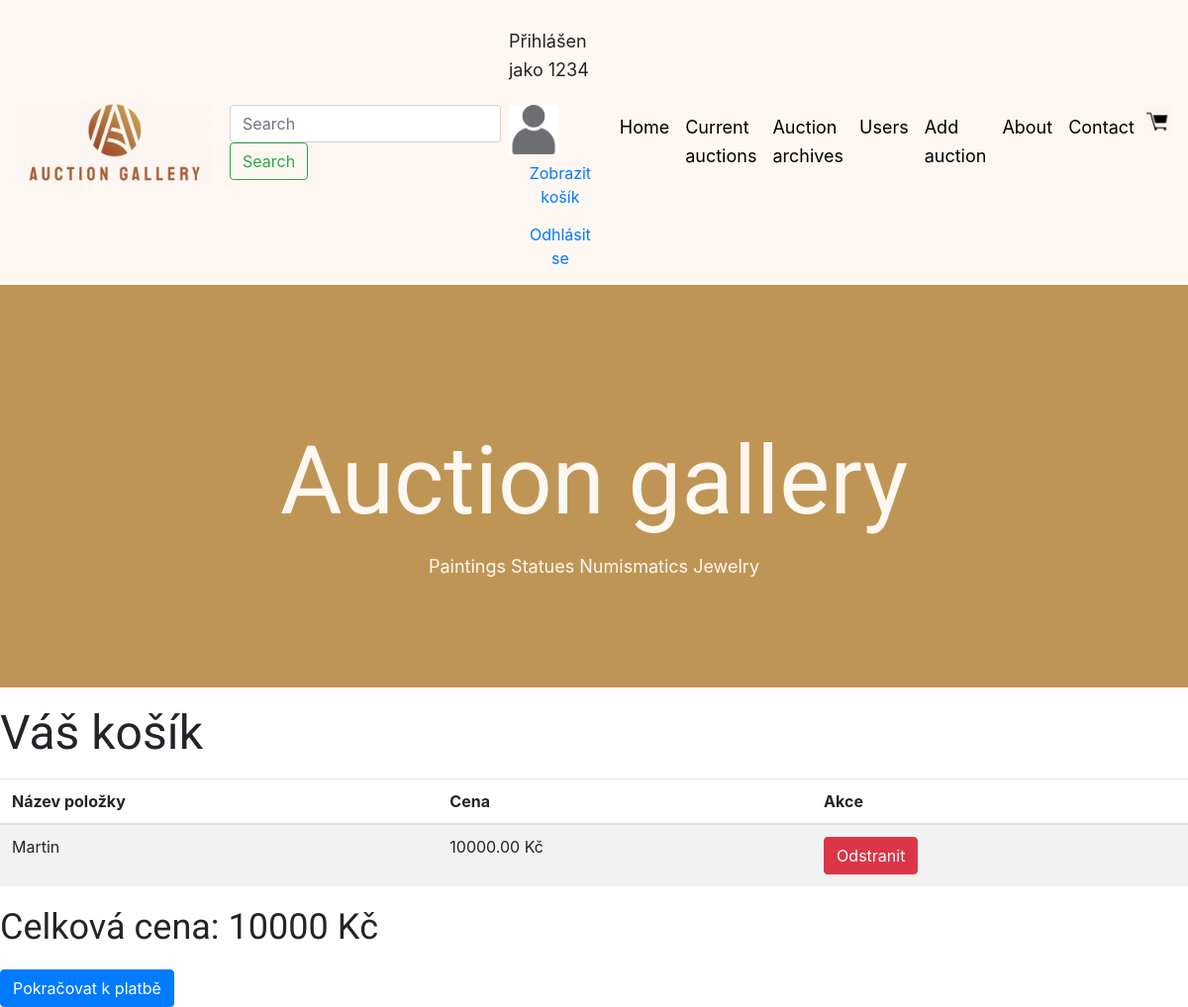
The page /cart/ (signed in) on the database as committed earlier.
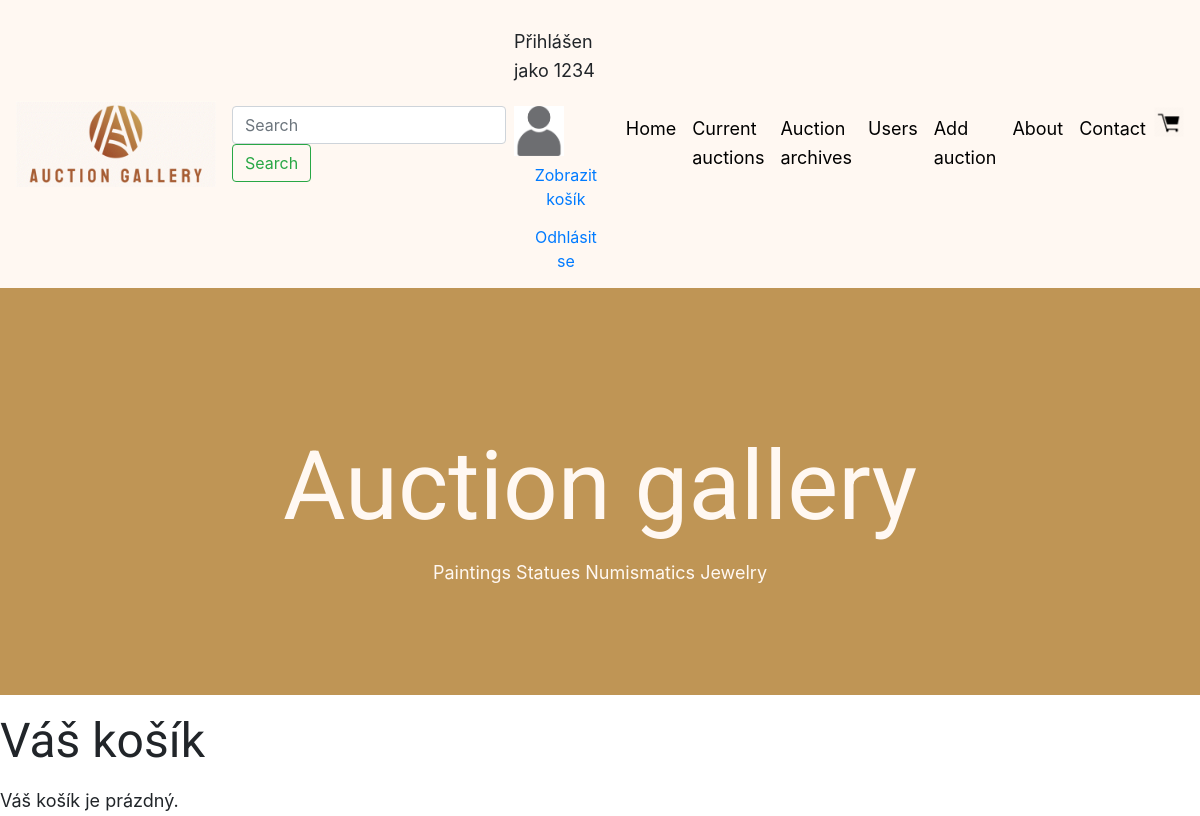
The same page on the database as committed later.
### viewer/models.py (models this page shows, shortened)
class Cart(models.Model):
    user = models.ForeignKey(User, on_delete=models.CASCADE)
    auction = models.ForeignKey(AddAuction, on_delete=models.CASCADE)
    price = models.DecimalField(max_digits=10, decimal_places=2)
    @classmethod
    def get_cart_total(cls, user):
        total = cls.objects.filter(user=user).aggregate(Sum('price'))['price__sum']
        return total or 0

class AddAuction(models.Model):
    name_auction = models.CharField(max_length=128)
    user_creator = models.ForeignKey(User, on_delete=models.DO_NOTHING, related_name='created_auctions')
    name_bider = models.ForeignKey(User, on_delete=models.DO_NOTHING, related_name='bided_auctions', null=True,
                                   blank=True)
    name_buyer = models.ForeignKey(User, on_delete=models.DO_NOTHING, related_name='listed_auctions', null=True,
                                   blank=True)
    category = models.ForeignKey('Category', on_delete=models.DO_NOTHING)
    description = models.TextField(default="No description provided")
    promotion = models.BooleanField(default=False)
    auction_start_date = models.DateTimeField(null=True, blank=True)
    auction_end_date = models.DateTimeField(null=True, blank=True)
    number_of_views = models.IntegerField(default=0)
    created = models.DateTimeField(auto_now_add=True)
    AUCTION_TYPE_CHOICES = [
        ('buy_now', 'Buy Now'),
        ('place_bid', 'Place Bid'),
    ]
    auction_type = models.CharField(max_length=10, choices=AUCTION_TYPE_CHOICES, default='place_bid')
    buy_now_price = models.DecimalField(max_digits=10, decimal_places=2, null=True, blank=True)
    price = models.DecimalField(max_digits=10, decimal_places=2, null=True, blank=True)
    start_price = models.DecimalField(max_digits=10, decimal_places=2, null=True, blank=True)
    previous_price = models.DecimalField(max_digits=10, decimal_places=2, null=True, blank=True)
    minimum_bid = models.DecimalField(max_digits=10, decimal_places=2, null=True, blank=True)

### viewer/views.py (the view)
# urls.py: path('cart/', cart_view, name='cart_view'),
def cart_view(request):
    if not request.user.is_authenticated:
        return redirect('login')
    auction_id = request.GET.get('add_auction_id')
    if auction_id:
        auction = get_object_or_404(AddAuction, id=auction_id)
        Cart.add_to_cart(request.user, auction)
        return redirect('cart_view')
    remove_auction_id = request.GET.get('remove_auction_id')
    if remove_auction_id:
        cart_item = Cart.objects.filter(user=request.user, auction_id=remove_auction_id).first()
        if cart_item:
            cart_item.delete()
    cart_items = Cart.objects.filter(user=request.user)
    cart_total_amount = Cart.get_cart_total(request.user)
    return render(request, 'cart.html', {
        'cart_items': cart_items,
        'cart_total_amount': cart_total_amount,
    })

### viewer/templates/cart.html
{% extends 'base.html' %}
{% block content %}
    <h2>Váš košík</h2>
    {% if cart_items %}
        <table class="table table-striped">
            <thead>
                <tr>
                    <th>Název položky</th>
                    <th>Cena</th>
                    <th>Akce</th>
                </tr>
            </thead>
            <tbody>
                {% for cart in cart_items %}
                    <tr>
                        <td>{{ cart.auction.name_auction }}</td>
                        <td>{{ cart.price }} Kč</td>
                        <td>
                            <a href="?remove_auction_id={{ cart.auction.id }}" class="btn btn-danger">Odstranit</a>
                        </td>
                    </tr>
                {% endfor %}
            </tbody>
        </table>
        <h3>Celková cena: {{ cart_total_amount }} Kč</h3>
        <a href="{% url 'payment' 'cart' %}" class="btn btn-primary">Pokračovat k platbě</a>
    {% else %}
        <p>Váš košík je prázdný.</p>
    {% endif %}
{% endblock %}

Rows that differ between the two databases and show on the page:
removed Cart: auction.name_auction "Martin", price "10000.00"
Other text that changed with them:
{{ cart_total_amount }}: "10000" → (not shown)
text no longer shown: "Název položky Cena Akce Celková cena: Kč Pokračovat k platbě"
text now shown: "Váš košík je prázdný."
